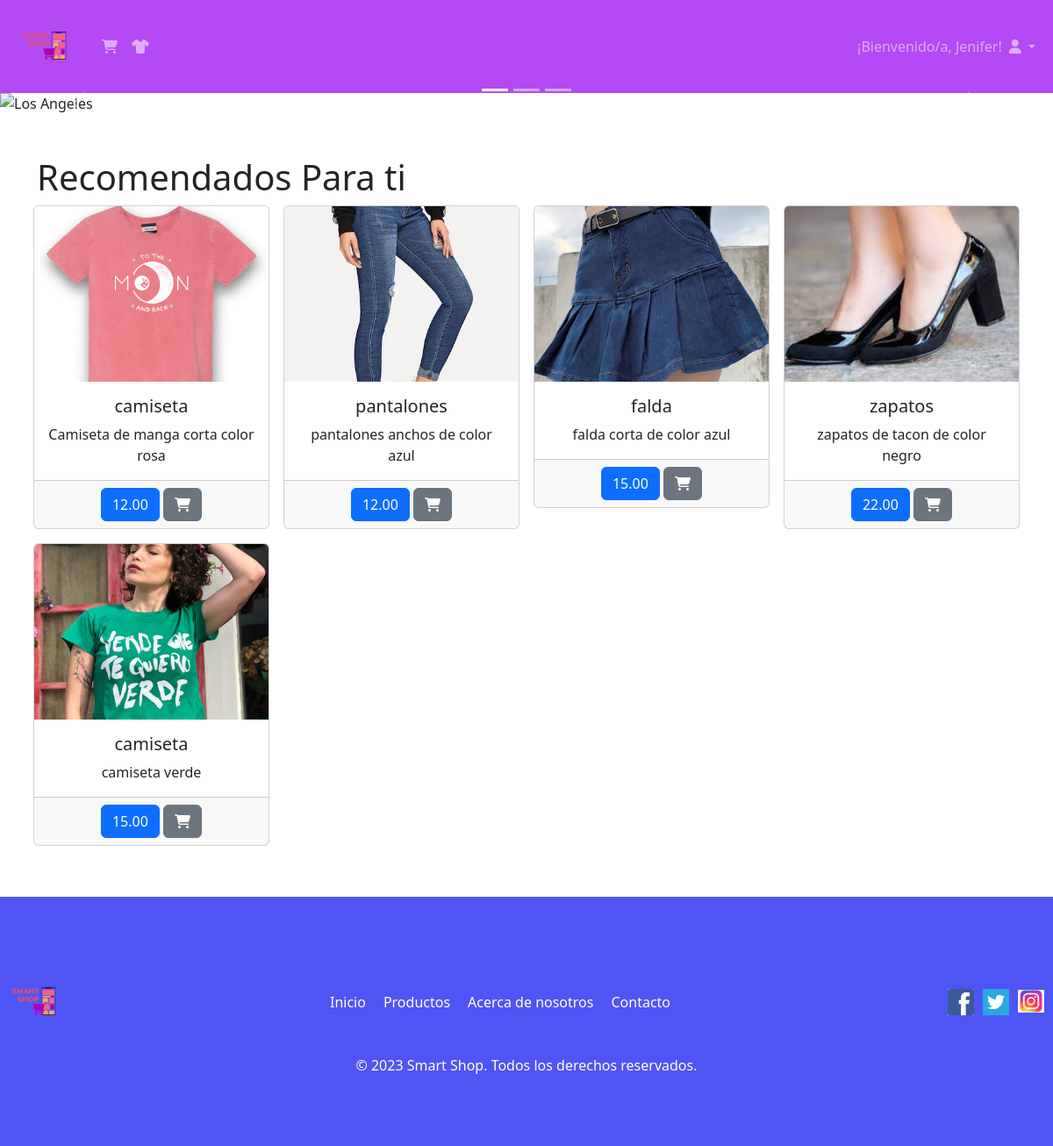
The page /?controller=Articulo (signed in) on the database its author committed.
### tables this page shows
CREATE TABLE `articulos` (
  `idarticulos` int NOT NULL AUTO_INCREMENT,
  `nombre` varchar(45) DEFAULT NULL,
  `precio` decimal(10,2) DEFAULT NULL,
  `cantidad` int DEFAULT NULL,
  `img` varchar(100) DEFAULT NULL,
  `descripcion` varchar(45) DEFAULT NULL,
  `idcategoria` int NOT NULL,
  PRIMARY KEY (`idarticulos`,`idcategoria`),
  KEY `fk_articulos_categorias1_idx` (`idcategoria`),
  CONSTRAINT `fk_articulos_categorias1` FOREIGN KEY (`idcategoria`) REFERENCES `categorias` (`idcategoria`)
);

### controller/articuloController.php (called while the page is built, shortened)
<?php
include_once 'model/articuloDAO.php';
class ArticuloController{
    public function list()
    {
        $listaarticulos = ArticuloDAO::getAllArticulos();
        include_once 'views/main.php';
    }
}
?>

### model/articuloDAO.php (called while the page is built, shortened)
<?php
include_once 'articulo.php';
class ArticuloDAO
{
    public static function getAllArticulos()
    {
        $con = Database::connect();
        $stmt = $con->prepare("SELECT * FROM articulos");
        $stmt->execute();
        $result = $stmt->get_result();
        $listaarticulos = [];
        while ($articulo = $result->fetch_object('Articulo')) {
            $listaarticulos[] = $articulo;
        }
        return $listaarticulos;
    }
}
?>

### model/articulo.php (called while the page is built, shortened)
<?php
class Articulo
{
    private $idarticulos;
    private $nombre;
    private $precio;
    private $img;
    private $descripcion;
    public function getIdarticulos()
    {
        return $this->idarticulos;
    }
    public function getNombre()
    {
        return $this->nombre;
    }
    public function getPrecio()
    {
        return $this->precio;
    }
    public function getDescripcion()
    {
        return $this->descripcion;
    }
    public function getImg()
    {
        return $this->img;
    }
}
?>

### views/articulos/listado.php (the view)
<div class="container mt-5 mb-3">
  <h1>Recomendados Para ti</h1>
    <div class="row">
        <?php
        foreach ($listaarticulos as $articulo) {
        ?>
            <div class="col-3">
                <div class="card">
                    <img class="img-fluid card-img-top"  src="img/<?= $articulo->getImg() ?>" alt="Card image cap">
                    <div class="card-body">
                        <h5 class="card-title"><?= $articulo->getNombre() ?></h5>
                        <p class="card-text"><?= $articulo->getDescripcion() ?></p>
                    </div>
                    <div class="card-footer text-muted">
                        <a href="#" class="btn btn-primary"><?= $articulo->getPrecio() ?></a>
                        <a href="?controller=Carrito&action=add&id=<?= $articulo->getIdarticulos() ?>" class="btn btn-secondary"><i class="fa-solid fa-cart-shopping"></i></a>
                    </div>
                </div>
            </div>
        <?php } ?>
    </div>
</div>

### css/styles.css (style rules this page uses)
.card-img-top { width: 100%; height: 200px; object-fit: cover; }
.card-body { text-align: center; }
.card-footer { text-align: center; }
.col-3 { padding: 0.5rem; }
body.login-container, h1, h2, p, form, label, input, button { margin: 0; padding: 0; }

### rows shown on the page
articulos: img (picture), nombre "camiseta", descripcion "Camiseta de manga corta color rosa", precio "12.00"
articulos: img (picture), nombre "pantalones", descripcion "pantalones anchos de color azul", precio "12.00"
articulos: img (picture), nombre "falda", descripcion "falda corta de color azul", precio "15.00"
articulos: img (picture), nombre "zapatos", descripcion "zapatos de tacon de color negro", precio "22.00"
articulos: img (picture), nombre "camiseta", descripcion "camiseta verde", precio "15.00"

### other values the page prints
$_SESSION['username'] "Jenifer"
